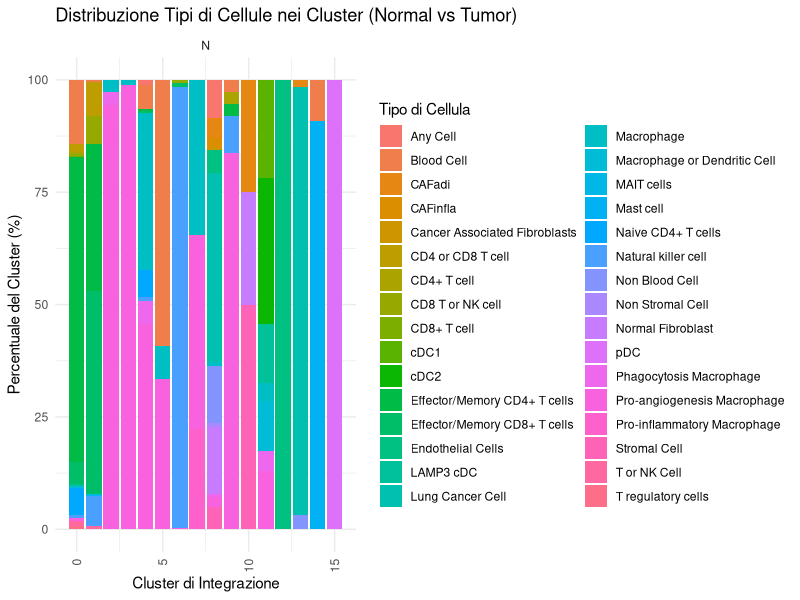
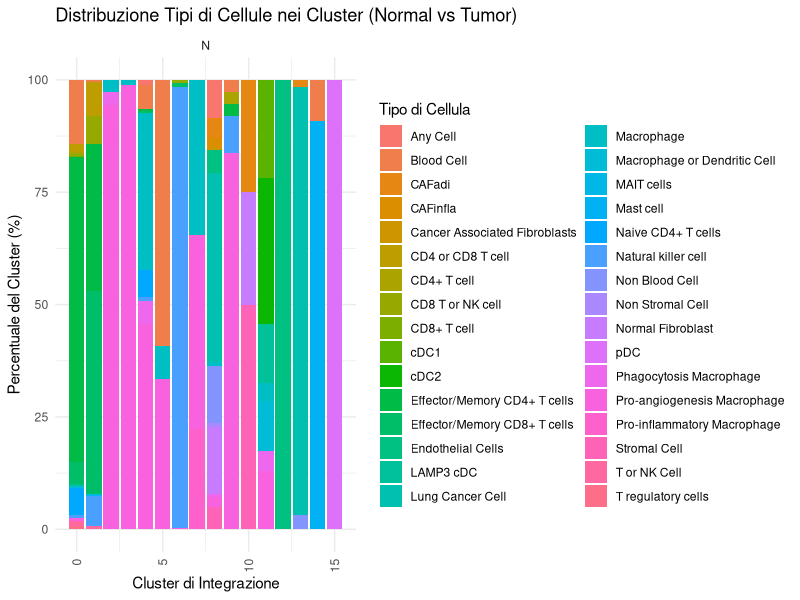

R code for these plots, in order:
#EX1: Filter, summarize, and group bulk counts. 

# Carico i pacchetti che useremo in questo esercizio
# data.table per il metodo veloce, dplyr per il metodo alternativo.
library(data.table)
library(dplyr)
library(ggplot2)

#creo gli oggetti data.table usnado la funzione "fast read"
counts_dt <- fread("data/bulk_counts_long.csv")
metadata_dt <- fread("data/sample_metadata.csv")
# creo anche le variabili per usare data.frame
counts_df <- as.data.frame(counts_dt)
metadata_df <- as.data.frame(metadata_dt)
# guardo le prime righe per essere sicura che sia tutt a posto
print("Dati dei conteggi:")
head(counts_df)

print("Dati dei metadati:")
head(metadata_df)

#Approccio con data.frame
time_df_ex1 <- system.time({
#uniamo le due tabelle usando come punto di incontro le righe con lo stesso id per unire le condizioni (nel file metadata) e il file con i risultati degli esperimenti
  merged_df <- merge(counts_df, metadata_df, by = "sample_id")
  #filtriamo per tenere solo le cose richieste
  filtered_df <- subset(merged_df, condition == "treated" & grepl("^GENE_00", gene))
  #raggrupiamo e calcoliamo media e mediana
  summary_df_ex1 <- aggregate(count ~ gene, data = filtered_df, FUN = function(x) { c(mean_count = mean(x), median_count = median(x))
})
})
print("--- Risultato con data.frame (Esercizio 1) ---")
head(summary_df_ex1)
print(time_df_ex1)

#Approccio con data.table
#impostiamo una chiave che ordina fisicamente la tabella in base alla colonna specifica e crea un indice
time_dt_ex1 <- system.time({
  setkey(counts_dt, sample_id)
  setkey(metadata_dt, sample_id)
#uniamo le tabelle
  merged_dt <- metadata_dt[counts_dt]
#filtriamo e calcoliamo le statistiche in un solo comando
  summary_dt_ex1 <- merged_dt[condition == "treated" & grepl("^GENE_00", gene), 
                            .(mean_count = mean(count), median_count = median(count)), 
                            by = gene] 
})

print("--- Risultato con data.table (Esercizio 1) ---")
head(summary_dt_ex1)
 print(time_dt_ex1)

#Approccio consigliato: dplyr 
time_dplyr_ex1 <- system.time({ 
 summary_dplyr_ex1 <- counts_df %>%
   # 1. Uniamo le tabelle
   left_join(metadata_df, by = "sample_id") %>%
   # 2. Filtriamo le righe 
   filter(condition == "treated", grepl("^GENE_00", gene)) %>%
   # 3. Raggruppiamo i dati per gene in modo tale che l'operazione sia fatta per ogni gene
   group_by(gene) %>%
   # 4. Calcoliamo media e mediana con summarise()
   summarise(
     mean_count = mean(count),
     median_count = median(count)
   )
 
 })
print("--- Risultato con dplyr (Esercizio 1) ---")
head(summary_dplyr_ex1)
print(time_dplyr_ex1)

#EX2: Add QC-style derived columns without copying.
#approccio con data.table
counts_dt_ex2 <- copy(counts_dt)
time_dt_ex2 <- system.time({
  # Aggiungiamo le due colonne in un unico comando, usando l'operatore `:=`.
  counts_dt_ex2[, ':=' (log2_count = log2(count + 1),
                        high = count > 100)]
  #sovrascriviamo la colonna "high"
  counts_dt_ex2[, high := count > median(count), by = gene]
  
})

print("--- Risultato con data.table (Esercizio 2) ---")
head(counts_dt_ex2)
print(time_dt_ex2)

#Approccio con data.frame (in questo caso ogni volta che aggiungaimo una colonna si crea automaticamene una copia dell'intera tabella)

counts_df_ex2 <- counts_df
time_df_ex2 <- system.time({
  
  # Aggiungiamo una colonna log2_count. Usiamo count + 1 per evitare log(0) che non è definito.
  counts_df_ex2$log2_count <- log2(counts_df_ex2$count + 1)
  # Aggiungiamo la colonna 'high' con la soglia fissa > 100
  counts_df_ex2$high <- counts_df_ex2$count > 100
  
  # Calcoliamo la mediana dei conteggi per ogni gene
  median_by_gene_df <- aggregate(count ~ gene, data = counts_df_ex2, FUN = median)
  colnames(median_by_gene_df) <- c("gene", "median_count")
  # Vediamo com'è fatta questa tabella riassuntiva
  print("Tabella delle mediane per gene:")
  head(median_by_gene_df)
  dim(median_by_gene_df)
  # Uniamo la tabella originale con la nostra tabella delle mediane
  counts_with_median_df <- merge(counts_df_ex2, median_by_gene_df, by = "gene")
  
  # Diamo una sbirciatina per vedere la nuova colonna "median_count"
  print("Tabella originale con la mediana di gruppo aggiunta:")
  head(counts_with_median_df)
  dim(counts_with_median_df)
  # Sovrascriviamo la colonna 'high' facendo un semplice confronto riga per riga
  counts_with_median_df$log2_count <- log2(counts_with_median_df$count + 1)
  counts_with_median_df$high <- counts_with_median_df$count > counts_with_median_df$median_count
  print("--- Risultato finale con aggregate + merge (Esercizio 2) ---")
  head(counts_with_median_df)
})

# Stampiamo le prime righe del risultato e il tempo impiegato
print("--- Risultato con data.frame (Esercizio 2) ---")
head(counts_df_ex2)
print(time_df_ex2)

#Approccio con dplyr
time_dplyr_ex2 <- system.time({
  #aggiungiamo le due nuove colonne
  counts_dplyr_ex2 <- counts_df %>%
  mutate(
    log2_count = log2(count + 1),
    high = count > 100
  ) %>%
  #raggruppiamo per gene
  group_by(gene) %>%
  #sovrascriviamo la colonna high, essendo i dati raggruppati per gene la meida vienen calcolata per ogni gruppo di geni
  mutate(high = count > median(count))
})
print("--- Risultato con dplyr (Esercizio 2) ---")
head(counts_dplyr_ex2)
print(time_dplyr_ex2)

#Ex3. Speed up joins/lookups. 
#approccio con data.table
counts_dt <- fread("data/bulk_counts_long.csv")
metadata_dt <- fread("data/sample_metadata.csv")
#3.1 Join
time_dt_ex3a <- system.time({
  # 1. Impostiamo le chiavi (ordiniamo le tabelle)
  setkey(counts_dt, sample_id)
  setkey(metadata_dt, sample_id)
  #eseguiamo il join
  merged_dt_ex3 <- metadata_dt[counts_dt]
})

print("--- Risultato con data.table (Task 3.1: Join) ---")
head(merged_dt_ex3)
print(time_dt_ex3a)

#3.2 Benchmark
#Prima di impostare l'indice
time_dt_ex3b_before <- system.time({
  #chiediamo di cercare un particolare gene per capire quanto ci impiega senza indice
  subset_dt_before <- counts_dt[gene == "GENE_0091" & sample_id == "S24"]
})
print("--- Risultato con data.table (Task 3.2: Ricerca PRIMA dell'indice) ---")
print(subset_dt_before)
print(time_dt_ex3b_before)
#dopo aver creato l'indice 
setindex(counts_dt, gene, sample_id)
time_dt_ex3b_after <- system.time({
  subset_dt_after <- counts_dt[gene == "GENE_0091" & sample_id == "S24"]
  #ora data.table usa l'indice per trovare le righe istantaneamente
})
print("--- Risultato con data.table (Task 3.2: Ricerca DOPO) ---")
print(subset_dt_after)
print(time_dt_ex3b_after)

#approccio con data.frame
#3.1 Join
time_df_ex3a <- system.time({
  # merge() deve cercare ogni sample_id di counts_df dentro metadata_df
  merged_df_ex3 <- merge(counts_df, metadata_df, by = "sample_id")
})

print("--- Risultato con data.frame (Task 3.1: Join) ---")
head(merged_df_ex3)
print(time_df_ex3a)

#3.2 Benchmark (con data.frame in realtà non puoi mettere l'indice)
time_df_ex3b <- system.time({
  # R base deve scansionare tutte le 12.000 righe per trovare quelle che ci servono
  subset_df_ex3 <- subset(counts_df, gene == "GENE_0091" & sample_id == "S24")
})

print("--- Risultato con data.frame (Task 3.2: Ricerca) ---")
print(subset_df_ex3)
print(time_df_ex3b)

#approccio con dplyr
#3.1 Join
time_dplyr_ex3a <- system.time({
  merged_dplyr_ex3 <- left_join(counts_df, metadata_df, by = "sample_id")
})

print("--- Risultato con dplyr (Task 3.1: Join) ---")
head(merged_dplyr_ex3)
print(time_dplyr_ex3a)
#3.2 Benchmark: uso filter ma non metto un vero e proprio indice 
time_dplyr_ex3b <- system.time({
  subset_dplyr_ex3 <- filter(counts_df, gene == "GENE_0091", sample_id == "S24")
})

print("--- Risultato con dplyr (Task 3.2: Ricerca) ---")
print(subset_dplyr_ex3)
print(time_dplyr_ex3b)

#Ex4. Annotate counts with sample and patient info. 

#approccio con data.table
#4.1 
counts_dt_ex4 <- copy(counts_dt)
metadata_dt_ex4 <- copy(metadata_dt)
#impostiamo la chiave sulla copia che ho fatto e uniamo i due file
time_dt_ex4a <- system.time({
  setkey(counts_dt_ex4, sample_id)
  setkey(metadata_dt_ex4, sample_id)
  merged_dt_ex4 <- metadata_dt_ex4[counts_dt_ex4]
  # Raggruppiamo per 'patient_id' e calcoliamo la somma
  summary_dt_ex4 <- merged_dt_ex4[, .(total_count = sum(count)), by = patient_id]

})

print("--- Risultato con data.table (Task 4.1: Totali per Paziente) ---")
head(summary_dt_ex4)
print(time_dt_ex4a)

#4.2  
time_dt_ex4b <- system.time({
  #calcoliamo la media per gene e condizione
  avg_dt_ex4b <- merged_dt_ex4[, .(avg_count = mean(count)), by = .(condition, gene)]
  #oridianmo le righe dal più grande al più piccolo e per ogni gruppo prendo le prime 10 righe
  summary_dt_ex4b <- avg_dt_ex4b[order(-avg_count), head(.SD, 10), by = condition]
  
})

print("--- Risultato con data.table (Task 4.2) ---")
print(summary_dt_ex4b)
print(time_dt_ex4b)

#approccio con data.frame
#4.1
counts_df_ex4 <- counts_df
metadata_df_ex4 <- metadata_df
time_df_ex4a <- system.time({
  #unimao aggreghiamo per paziente e calcoliamo la somma
  merged_df_ex4 <- merge(counts_df_ex4, metadata_df_ex4, by = "sample_id")
  summary_df_ex4a <- aggregate(count ~ patient_id, data = merged_df_ex4, FUN = sum)
  #rinominiamo la colonna per chiarezza
  colnames(summary_df_ex4a) <- c("patient_id", "total_count")
})

print("--- Risultato con data.frame (Task 4.1: Totali per Paziente) ---")
head(summary_df_ex4a)
print(time_df_ex4a)
#4.2
time_df_ex4b <- system.time({
  #calcoliamo la media per gene e per condizione
  avg_df_ex4b <- aggregate(count ~ gene + condition, data = merged_df_ex4, FUN = mean)
  #dividiamo la tabella in una lista con trattati e controlli  
  split_df_ex4b <- split(avg_df_ex4b, avg_df_ex4b$condition)
  #per ogni tabella nella lista ordinamo e prendiamo le prime 10
  top10_list_ex4b <- lapply(split_df_ex4b, function(x) {
    x_ordered <- x[order(x$count, decreasing = TRUE), ]
    head(x_ordered, 10)
  })
  # Rimettiamo insieme la lista
  summary_df_ex4b <- do.call(rbind, top10_list_ex4b)
  
})

print("--- Risultato con data.frame (Task 4.2: Top 10 per Condizione) ---")
print(head(summary_df_ex4b, 5))
print(tail(summary_df_ex4b, 5))
print(time_df_ex4b)

#approccio con dplyr
#4.1
counts_df_ex4a <- counts_df
metadata_df_ex4a <- metadata_df
time_dplyr_ex4a <- system.time({
  summary_dplyr_ex4a <- counts_df_ex4a %>%
    left_join(metadata_df_ex4a, by = "sample_id") %>%
    group_by(patient_id) %>%
    summarise(total_count = sum(count))
  
})
print("--- Risultato con dplyr (Task 4.1: Totali per Paziente) ---")
head(summary_dplyr_ex4a)
print(time_dplyr_ex4a)

#4.2
counts_df_ex4b <- counts_df
metadata_df_ex4b <- metadata_df
time_dplyr_ex4b <- system.time({
  summary_dplyr_ex4b <- counts_df_ex4b %>% 
    left_join(metadata_df_ex4b, by = "sample_id") %>%
    group_by(condition, gene) %>%
    #riduciamo i dati ad una singola riga con summarise, creiamo una nuova colonna con la media (viene chiesto di trovare la media per ogni singolo gene, per questo raggruppiamo per gene e per condizione)
    summarise(avg_count = mean(count), .groups = 'drop') %>%
    #con drop togliamo il vecchio raggruppamento perchè ora devo trovare i 10 geni più alti per ogni condizione)
    group_by(condition) %>%
    #prendiamo la parte con i valori più alti
    slice_max(order_by = avg_count, n = 10) %>%
    #per le due condizioni ordiniamo i 10 geni in modo decrescente
    arrange(condition, desc(avg_count))
})

print("--- Risultato con dplyr (Task 4.2: Top 10 per Condizione) ---")
print(summary_dplyr_ex4b)
print(time_dplyr_ex4b)

#EX.5:Classify values against reference intervals. 
#carichiamo i file che ci servono 

master_labs_dt <- fread("data/clinical_labs.csv")
master_ranges_dt <- fread("data/lab_reference_ranges.csv")

# Creiamo le versioni in data.frame
master_labs_df <- as.data.frame(master_labs_dt)
master_ranges_df <- as.data.frame(master_ranges_dt)

#approccio con data.frame 
labs_df_ex5 <- master_labs_df
ranges_df_ex5 <- master_ranges_df

time_df_ex5 <- system.time({
  #---Task 1---
  #data.frame non ha un non-equi-join diretto quindi procediamo con un classico merge usando la colonna lab_id
  merged_df_ex5 <- merge(labs_df_ex5, ranges_df_ex5, by = "lab")
  #creiamo una colonna chiamata status e assegnamo ad ongi singola riga il valore "out of range"
  merged_df_ex5$status <- "out_of_range"
  #creiamo un indice logico che contenga le colonne che hanno il valore sia maggiore/uguale al lower_bound che minore uguale all'upper_buond, il risultato è un vettore con valore T/F se è nomrale o fuori range
  is_normal <- merged_df_ex5$value >= merged_df_ex5$lower_bound & 
    merged_df_ex5$value <= merged_df_ex5$upper_bound
  #ora sostituiamo il valore out of range con normal solo nelle rige TRUE
  merged_df_ex5$status[is_normal] <- "normal"
  #---Task 2---
  #creiamo una tabella che riporta i risultati "out of range"
  abnormal_df_ex5 <- subset(merged_df_ex5, status == "out_of_range")
  #raggruppiamo i dati per patient_id usando la tabella con solo i risultati anormali
  summary_patient_df_ex5 <- aggregate(value ~ patient_id, data = abnormal_df_ex5, FUN = length)
  #rinominimao le colonne per chiarezza
  colnames(summary_patient_df_ex5) <- c("patient_id", "abnormal_count")
  #raggruppaimo e calcoliamo gli anormali per lab_id invece che per patient _id
  summary_lab_df_ex5 <- aggregate(value ~ lab, data = abnormal_df_ex5, FUN = length)
  colnames(summary_lab_df_ex5) <- c("lab", "abnormal_count")
})

print("--- Risultato con data.frame (Esercizio 5) ---")
print("Classificazione (prime 5 righe):")
head(merged_df_ex5, 5)
print("Conteggio per paziente (prime 5 righe):")
head(summary_patient_df_ex5, 5)
print("Conteggio per esame (prime 5 righe):")
head(summary_lab_df_ex5, 5)
print(time_df_ex5)

#Approccio con data.table: devo creare una tabella semplificata che tolga il sesso del pazinete dai ranges (data.table se no si ferma con un errore "Join results in 640 rows." dato dal fatto che ci sono due intervalli M e F per lo stesso lab)
#Creiamo una nuova tabella di riferimento "semplice"
ranges_simple_dt <- master_ranges_dt[, .(
  lower = mean(lower),
  upper = mean(upper )
), by = lab]

print("--- Tabella di riferimento semplificata creata ---")
head(ranges_simple_dt)

time_dt_ex5 <- system.time({
  labs_dt_ex5 <- copy(master_labs_dt)
  ranges_dt_ex5 <- copy(ranges_simple_dt)
  setkey(labs_dt_ex5, lab)
  setkey(ranges_dt_ex5, lab)
  #eseguiamo il join
  labeled_dt_ex5 <- ranges_dt_ex5[labs_dt_ex5]
  #creiamo la colonna status che ha due opzioni
  labeled_dt_ex5[, status := ifelse(value >= lower & value <= upper, 
                                    "normal", 
                                    "out_of_range")]

  #creiamo ora una tabella con gli anormali
  abnormal_dt_ex5 <- labeled_dt_ex5[status == "out_of_range"]
  #creiamo la tabella sommaria e calcoliamo il numero di righe
  summary_patient_dt_ex5 <- abnormal_dt_ex5[, .(abnormal_count = .N), by = patient_id]
  summary_lab_dt_ex5 <- abnormal_dt_ex5[, .(abnormal_count = .N), by = lab]
})

print("--- Risultato con data.table (Esercizio 5) ---")
print("Classificazione (prime 5 righe):")
head(labeled_dt_ex5, 5)
print("Conteggio per paziente (prime 5 righe):")
head(summary_patient_dt_ex5, 5)
print("Conteggio per esame (prime 5 righe):")
head(summary_lab_dt_ex5, 5)
print(time_dt_ex5)

#EX 6: Nearest-time matching of vitals to lab draws. 
#carichiamo i file che ci servono
master_vitals_dt <- fread("data/vitals_time_series.csv")
#convertiamo le colonne da testo in data/ora
master_labs_dt[, time_iso := as.POSIXct(time_iso)]
master_vitals_dt[, time_iso := as.POSIXct(time_iso)]

#Approccio con data.table (in data.frame non esiste ls funzione rolling_join, ho provato a farlo ma non riesco perchè il codice è troppo complesso)
time_dt_ex6 <- system.time({
  labs_dt_ex6 <- copy(master_labs_dt)
  vitals_dt_ex6 <- copy(master_vitals_dt)
  #rimodelliamo la colonna value 
  vitals_wide_dt_ex6 <- dcast(vitals_dt_ex6, 
                              patient_id + time_iso ~ vital, 
                              value.var = "value")
  labs_dt_ex6[, lab_time := time_iso]
 
   # --- Task 1: Rolling Join ---
  
  # 1. Impostiamo le chiavi su ENTRAMBE le colonne (paziente e tempo)
  setkey(vitals_dt_ex6, patient_id, time_iso)
  setkey(labs_dt_ex6, patient_id, time_iso)
  #2. Eseguiamo il join: Per ogni riga in 'labs_dt_ex6' (i), trova la riga più vicina
  # in 'vitals_dt_ex6' (x) che abbia lo stesso 'patient_id'.
  joined_dt_ex6 <- vitals_wide_dt_ex6[labs_dt_ex6, roll = "nearest"]
  
  # --- Task 2: Calcolo Time Lag ---
  
  # Creiamo la colonna del time lag per riferimento
  joined_dt_ex6[, time_lag_minutes := as.numeric(difftime(lab_time, time_iso, units = "mins"))]
  
  # --- Task 3: Correlazione ---
  
  # Filtriamo per 'CRP' e calcoliamo la correlazione per paziente
  summary_dt_ex6 <- joined_dt_ex6[lab == "CRP",    #prendiamo solo le righe dove lab= CPR
                                  .(
                                    cor_HR = cor(HR, value, use = "pairwise.complete.obs"), #nuova colonna in cui applichaimo la funzione cor per calcolare la correlazione
                                    cor_SBP = cor(SBP, value, use = "pairwise.complete.obs"),
                                    n_obs = .N # Contiamo anche quante osservazioni, ci dice su quanti punti si basa la nostra correlazione.
                                  ), 
                                  by = patient_id] #dividiamo tutto per paziente
  
})
print("--- Risultato con data.table (Esercizio 6) ---")
print("Join al tempo più vicino (prime 5 righe):")
# Stampiamo le colonne chiave per vedere il join
print(joined_dt_ex6[1:5, .(patient_id, lab, time_iso, time_lag_minutes, HR, SBP, value)])
print("Correlazione CRP (prime 5 righe):")
head(summary_dt_ex6, 5)
print(time_dt_ex6)

#EX 7: Slice genomics windows efficiently. 
master_peaks_dt <- fread("data/atac_peaks.bed.csv")
master_peaks_df <- as.data.frame(master_peaks_dt)

#Approccio con data.frame
time_df_ex7 <- system.time({
  peaks_df_ex7 <- master_peaks_df
  # --- Task 1: Filtrare i picchi ---
  # Usiamo subset() per filtrare le righe in base a 3 condizioni
  filtered_df_ex7 <- subset(peaks_df_ex7, 
                            chr == "chr2" & 
                              start >= 2000000 & 
                              start <= 4000000)
  # --- Task 2: Ordinare e prendere i Top 50 ---
  #ordinaimo in ordine decrescente sulla colonna score
  ordered_df_ex7 <- filtered_df_ex7[order(filtered_df_ex7$score, decreasing = TRUE), ]
  #Prendiamo le prime 50 righe
  summary_df_ex7 <- head(ordered_df_ex7, 50)
  
})
print("--- Risultato con data.frame (Esercizio 7) ---")
print("Top 50 picchi su chr2 (prime 5 righe):")
head(summary_df_ex7, 5)
print(time_df_ex7)

#Approccio con data.table
time_dt_ex7 <- system.time({
  peaks_dt_ex7 <- copy(master_peaks_dt)
  # --- Task 1: Filtrare i picchi ---
  filtered_dt_ex7 <- peaks_dt_ex7[chr == "chr2" & 
                                    start >= 2000000 & 
                                    start <= 4000000]
  # --- Task 2: Ordinare e prendere i Top 50 ---
  setorder(filtered_dt_ex7, -score)
  summary_dt_ex7 <- head(filtered_dt_ex7, 50)
  
})

print("--- Risultato con data.table (Esercizio 7) ---")
print("Top 50 picchi su chr2 (prime 5 righe):")
head(summary_dt_ex7, 5)
print(time_dt_ex7)

#EX 8: Multi-column operations per group
#Approccio con data.frame
time_df_ex8 <- system.time({
  counts_df_ex8 <- counts_df
  metadata_df_ex8 <- metadata_df
  merged_df_ex8 <- merge(counts_df_ex8, metadata_df_ex8, by = "sample_id")
  #--- Task 1: Calcoliamo le statistiche ---
  stats_df_ex8 <- aggregate(count ~ gene + condition, data = merged_df_ex8, 
                            FUN = function(x) {
                              c(
                                mean = mean(x),
                                median = median(x),
                                Q1 = quantile(x, 0.25),
                                Q3 = quantile(x, 0.75)
                              )
                            })
  #ora abbiamo ottenuto una colonna "count" che è una matrice, dobbiamo quindi spacchettarla
  stats_unpacked_df <- do.call(data.frame, stats_df_ex8)
  #rimodelliamo da lungo a largo per avere le due medie sulla stessa riga 
  # Vogliamo 'gene' come riga e 'condition' come colonna
  wide_df_ex8 <- reshape(stats_unpacked_df, 
                         idvar = "gene",                # Le righe sono i geni
                         timevar = "condition",         # Le colonne derivano da 'condition'
                         direction = "wide")            # Vogliamo un formato largo
  # --- Task 2: Filtriamo i geni ---
  # Teniamo solo le righe dove la media 'treated' > media 'control'
  summary_df_ex8 <- subset(wide_df_ex8, 
                           count.mean.treated > count.mean.control & 
                             !is.na(count.mean.treated) & 
                             !is.na(count.mean.control))
  
})
print("--- Risultato con data.frame (Esercizio 8) ---")
print("Geni dove treated > control (prime 5 righe, solo colonne media):")
head(summary_df_ex8[, c("gene", "count.mean.treated", "count.mean.control")], 5)
print(time_df_ex8)

#Approccio con data.table
time_dt_ex8 <- system.time({
  counts_dt_ex8 <- copy(counts_dt)
  metadata_dt_ex8 <- copy(metadata_dt)
  #uniamo i dati
  setkey(counts_dt_ex8, sample_id)
  setkey(metadata_dt_ex8, sample_id)
  merged_dt_ex8 <- metadata_dt_ex8[counts_dt_ex8]
  # --- Task 1: calcoliamo le statistiche ---
  
  stats_dt_ex8 <- merged_dt_ex8[, .(
    mean_count = mean(count),
    median_count = median(count),
    q1_count = quantile(count, 0.25),
    q3_count = quantile(count, 0.75)
  ), 
  by = .(gene, condition)] #raggruppando per gene e condizione
  #Rimodelliamo (Pivot) da Lungo a Largo
  wide_dt_ex8 <- dcast(stats_dt_ex8, 
                       gene ~ condition, 
                       value.var = c("mean_count", "median_count", "q1_count", "q3_count")) #quali colonne allargare
  # --- Task 2: Filtriamo i geni ---
  summary_dt_ex8 <- wide_dt_ex8[mean_count_treated > mean_count_control]
  
})

print("--- Risultato con data.table (Esercizio 8) ---")
print("Geni dove treated > control (prime 5 righe, solo colonne media):")
head(summary_dt_ex8[, .(gene, mean_count_treated, mean_count_control)], 5)
print(time_dt_ex8)

#EX 9: Go Wide, to Long, to Wide
master_wide_dt <- fread("data/bulk_counts_wide.csv")
master_wide_df <- as.data.frame(master_wide_dt)

#Approccio con data.frame
time_df_ex9 <- system.time({
  
  wide_df_ex9 <- master_wide_df
  metadata_df_ex9 <- metadata_df
  
  # --- Task 1: Da Largo a Lungo ---
  # Otteniamo i nomi delle colonne che devono essere "fuse" (tutte tranne 'gene')
  sample_columns <- colnames(wide_df_ex9)[-1]
  long_df_ex9 <- reshape(wide_df_ex9,
                         direction = "long",             # Vogliamo un formato lungo
                         varying = sample_columns,       # Le colonne da fondere
                         v.names = "count",              # Nome della nuova colonna per i valori
                         idvar = "gene",                 # Colonna(e) da mantenere fisse
                         timevar = "sample_id",          # Nome della nuova colonna per i nomi
                         times = sample_columns)         # I valori da mettere in 'sample_id'
  # --- Task 2: Aggiungere Totali (e unire i metadati) ---
  # Aggiungiamo i totali per campione
  long_df_ex9$sample_total <- ave(long_df_ex9$count, 
                                  long_df_ex9$sample_id, 
                                  FUN = sum)
  # Uniamo i metadati
  merged_df_ex9 <- merge(long_df_ex9, metadata_df_ex9, by = "sample_id")
  
  # --- Task 3: Da Lungo a Largo (di nuovo) ---
  #Calcoliamo la media per gene E per condizione
  mean_df_ex9 <- aggregate(count ~ gene + condition, 
                           data = merged_df_ex9, 
                           FUN = mean)
  #usiamo di nuovo il reshape
  summary_df_ex9 <- reshape(mean_df_ex9,
                            direction = "wide",
                            idvar = "gene",
                            timevar = "condition",
                            v.names = "count")
  # Puliamo i nomi delle colonne (es. da "count.treated" a "treated")
  colnames(summary_df_ex9) <- gsub("count\\.", "", colnames(summary_df_ex9))
  
})

print("--- Risultato con data.frame (Esercizio 9) ---")
print("Tabella finale Gene ~ Condition (prime 5 righe):")
head(summary_df_ex9, 5)
print(time_df_ex9)

#Approccio con data.table
time_dt_ex9 <- system.time({
  wide_dt_ex9 <- copy(master_wide_dt)
  metadata_dt_ex9 <- copy(metadata_dt)
  
  # --- Task 1: Da Largo a Lungo ---
  long_dt_ex9 <- melt(wide_dt_ex9,
                      id.vars = "gene",               # Colonna da mantenere fissa
                      variable.name = "sample_id",    # Nome della nuova colonna per i nomi
                      value.name = "count")           # Nome della nuova colonna per i valori
  # --- Task 2: Aggiungere Totali (e unire i metadati) ---
  
  # Aggiungiamo i totali, raggruppando per sample_id
  long_dt_ex9[, sample_total := sum(count), by = sample_id]
  # Uniamo i metadati per ottenere la 'condition'
  setkey(long_dt_ex9, sample_id)
  setkey(metadata_dt_ex9, sample_id)
  merged_dt_ex9 <- metadata_dt_ex9[long_dt_ex9]
  # --- Task 3: Da Lungo a Largo (di nuovo) ---
  #usiamo dcast che può calcolare la media E rimodellare in un unico comando
  summary_dt_ex9 <- dcast(merged_dt_ex9,
                          gene ~ condition,         # Formula: righe ~ colonne
                          value.var = "count",      # Colonna da usare per i valori
                          fun.aggregate = mean)     # Funzione da applicare (calcola la media)
  
})

print("--- Risultato con data.table (Esercizio 9) ---")
print("Tabella finale Gene ~ Condition (prime 5 righe):")
head(summary_dt_ex9, 5)
print(time_dt_ex9)

#EX 10: ATAC-to-gene mapping
#Approccio con data.frame
master_genes_dt <- fread("data/gene_annotation.bed.csv")
master_genes_df <- as.data.frame(master_genes_dt)

time_df_ex10 <- system.time({
  
  peaks_df_ex10 <- master_peaks_df
  genes_df_ex10 <- master_genes_df
  # --- Task 1: Trovare le sovrapposizioni ---
  # facciamo un join cartesiano per cromosoma
  merged_df_ex10 <- merge(peaks_df_ex10, genes_df_ex10, by = "chr")
  #Filtriamo la tabella enorme per trovare le vere sovrapposizioni
  #Usiamo i suffissi .x (per i picchi) e .y (per i geni) che merge() crea
  overlaps_df_ex10 <- subset(merged_df_ex10, 
                             start.x < end.y & end.x > start.y)
 
  # --- Task 2: Contare i picchi per gene ---
  # Usiamo 'aggregate' con 'length' per contare
  count_df_ex10 <- aggregate(peak_id ~ gene,      #peak_id.x' (una colonna qualsiasi dei picchi) per contare 
                             data = overlaps_df_ex10, 
                             FUN = length)
  colnames(count_df_ex10) <- c("gene_id", "peak_count")
  
  # --- Task 3 & 4: Calcolare overlap e trovare i Top 20 ---
  #Calcoliamo la lunghezza della sovrapposizione per ogni riga
  overlaps_df_ex10$overlap_len <- pmin(overlaps_df_ex10$end.x, overlaps_df_ex10$end.y) - 
    pmax(overlaps_df_ex10$start.x, overlaps_df_ex10$start.y)
  
  #Sommiamo la lunghezza totale per gene
  overlap_sum_df_ex10 <- aggregate(overlap_len ~ gene, 
                                   data = overlaps_df_ex10, 
                                   FUN = sum)
  colnames(overlap_sum_df_ex10) <- c("gene_id", "total_overlap_bp")
  
  #Ordiniamo per trovare i top 20
  ordered_df_ex10 <- overlap_sum_df_ex10[order(overlap_sum_df_ex10$total_overlap_bp, 
                                               decreasing = TRUE), ]
  summary_df_ex10 <- head(ordered_df_ex10, 20)
  
})

print("--- Risultato con data.frame (Esercizio 10) ---")
print("Conteggio picchi per gene (prime 5 righe):")
head(count_df_ex10, 5)
print("Top 20 geni per sovrapposizione (prime 5 righe):")
head(summary_df_ex10, 5)
print(time_df_ex10)

#approccio con data.table
time_dt_ex10 <- system.time({
  peaks_dt_ex10 <- copy(master_peaks_dt)
  genes_dt_ex10 <- copy(master_genes_dt)
  
  # --- Task 1: Trovare le sovrapposizioni ---
  
  #Impostiamo le chiavi per il join
  setkey(peaks_dt_ex10, chr, start, end)
  setkey(genes_dt_ex10, chr, start, end)
  
  #Usiamo foverlaps()
  overlaps_dt_ex10 <- foverlaps(peaks_dt_ex10,
                                genes_dt_ex10,
                                type = "any",
                                which = FALSE)
  setnames(overlaps_dt_ex10, 
           c("start", "end", "i.start", "i.end"), 
           c("peak_start", "peak_end", "gene_start", "gene_end"))
  
  # --- Task 2: Contare i picchi per gene ---ù
  count_dt_ex10 <- overlaps_dt_ex10[, .N, by = gene]
  setnames(count_dt_ex10, "N", "peak_count")
  
  # --- Task 3 & 4: Calcolare overlap e trovare i Top 20 ---
  
  #Calcoliamo la lunghezza della sovrapposizione
  overlaps_dt_ex10[, overlap_len := pmin(peak_end, gene_end) - 
                     pmax(peak_start, gene_start)]
  #Sommiamo la lunghezza totale per gene
  overlap_sum_dt_ex10 <- overlaps_dt_ex10[, .(total_overlap_bp = sum(overlap_len)), 
                                          by = gene]
  
  #Ordiniamo per trovare i top 20
  setorder(overlap_sum_dt_ex10, -total_overlap_bp)
  summary_dt_ex10 <- head(overlap_sum_dt_ex10, 20)
  
})

print("--- Risultato con data.table (Esercizio 10) ---")
print("Conteggio picchi per gene (prime 5 righe):")
head(count_dt_ex10, 5)
print("Top 20 geni per sovrapposizione (prime 5 righe):")
head(summary_dt_ex10, 5)
print(time_dt_ex10)

#EX 11: Map SNPs to genes

master_variants_dt <- fread("data/variants.csv")
master_variants_df <- as.data.frame(master_variants_dt)

#Approccio con data.frame
#I nostri geni sono intervalli (start, end), ma le varianti sono punti singoli (pos)
#Dobbiamo "convertire" i punti delle varianti in intervalli di 1 coppia di basi (1bp)
time_df_ex11 <- system.time({
  variants_df_ex11 <- master_variants_df
  genes_df_ex11 <- master_genes_df
  
  # --- Task 1: Creare intervalli e trovare sovrapposizioni ---
  
  #Convertiamo le posizioni (pos) in intervalli (start/end) 
  variants_df_ex11$start <- variants_df_ex11$pos
  variants_df_ex11$end <- variants_df_ex11$pos
  # Rinominiamo le colonne dei geni per evitare conflitti e facciamo il join cartesiano
  colnames(genes_df_ex11) <- c("chr", "gene_start", "gene_end", "gene")
  merged_df_ex11 <- merge(variants_df_ex11, genes_df_ex11, by = "chr")
  
  # 3. Filtriamo per trovare le sovrapposizioni (variante DENTRO il gene)
  overlaps_df_ex11 <- subset(merged_df_ex11, 
                             start >= gene_start & end <= gene_end)
  # --- Task 2: Sintesi delle varianti HIGH ---
  
  #Filtriamo solo per impatto "HIGH"
  high_impact_df_ex11 <- subset(overlaps_df_ex11, impact == "HIGH")
  
  #contiamo quante varianti HIGH ha ogni gene
  summary_gene_df_ex11 <- aggregate(impact ~ gene, 
                                    data = high_impact_df_ex11, 
                                    FUN = length)
  colnames(summary_gene_df_ex11) <- c("gene", "high_impact_count")
  #contiamo quante varianti HIGH ha ogni campione
  summary_sample_df_ex11 <- aggregate(impact ~ sample_id, 
                                      data = high_impact_df_ex11, 
                                      FUN = length)
  colnames(summary_sample_df_ex11) <- c("sample_id", "high_impact_count")
  
  # --- Task 3: Geni con varianti HIGH in TUTTI i campioni ---
  
  #Troviamo il numero totale di campioni presenti nel file
  num_all_samples <- length(unique(variants_df_ex11$sample_id))
  
  #Contiamo per ogni gene, in quanti campioni unici appare
  gene_sample_count_df <- aggregate(sample_id ~ gene, 
                                    data = high_impact_df_ex11, 
                                    FUN = function(x) length(unique(x)))
  
  #Filtriamo per i geni dove il conteggio è uguale al totale
  summary_all_samples_df <- subset(gene_sample_count_df, sample_id == num_all_samples)
  colnames(summary_all_samples_df)[2] <- "unique_sample_count"
  
})

print("--- Risultato con data.frame (Esercizio 11) ---")
print("Sintesi per gene (prime 5 righe):")
head(summary_gene_df_ex11, 5)
print("Sintesi per campione (prime 5 righe):")
head(summary_sample_df_ex11, 5)
print("Geni con varianti HIGH in tutti i campioni (prime 5 righe):")
head(summary_all_samples_df, 5)
print(time_df_ex11)

#Approccio con data.table
time_dt_ex11 <- system.time({
  variants_dt_ex11 <- copy(master_variants_dt)
  genes_dt_ex11 <- copy(master_genes_dt)
  
  # --- Task 1: Creare intervalli e trovare sovrapposizioni ---
  
  # 1. Convertiamo 'pos' in intervalli start/end 
  variants_dt_ex11[, ':=' (start = pos, end = pos)]
  
  # 2. Impostiamo le chiavi per l'overlap join
  setkey(variants_dt_ex11, chr, start, end)
  setkey(genes_dt_ex11, chr, start, end)
  overlaps_dt_ex11 <- foverlaps(variants_dt_ex11, 
                                genes_dt_ex11, 
                                type = "within",  # trova varianti che sono DENTRO i geni
                                which = FALSE)    # Restituisci le colonne
  # Rinominiamo le colonne dei geni per chiarezza
  setnames(overlaps_dt_ex11, c("start", "end", "i.start", "i.end"), 
           c("variant_start", "variant_end", "gene_start", "gene_end"))
 
  # --- Task 2: Sintesi delle varianti HIGH ---
  
  #Filtriamo per impatto "HIGH"
  high_impact_dt_ex11 <- overlaps_dt_ex11[impact == "HIGH"]
  
  #contiamo le righe (.N) raggruppando per 'gene'
  summary_gene_dt_ex11 <- high_impact_dt_ex11[, .(high_impact_count = .N), by = gene]
  
  #contiamo le righe (.N) raggruppando per 'sample_id'
  summary_sample_dt_ex11 <- high_impact_dt_ex11[, .(high_impact_count = .N), by = sample_id]
  
  # --- Task 3: Geni con varianti HIGH in TUTTI i campioni ---
  
  #Troviamo il numero totale di campioni
  num_all_samples <- uniqueN(variants_dt_ex11$sample_id)
  
  #Contiamo i campioni UNICI (uniqueN) per ogni gene
  gene_sample_count_dt <- high_impact_dt_ex11[, .(unique_sample_count = uniqueN(sample_id)), 
                                              by = gene]
  
  #Filtriamo per i geni dove il conteggio è uguale al totale
  summary_all_samples_dt <- gene_sample_count_dt[unique_sample_count == num_all_samples]
  
})

print("--- Risultato con data.table (Esercizio 11) ---")
print("Sintesi per gene (prime 5 righe):")
head(summary_gene_dt_ex11, 5)
print("Sintesi per campione (prime 5 righe):")
head(summary_sample_dt_ex11, 5)
print("Geni con varianti HIGH in tutti i campioni (prime 5 righe):")
head(summary_all_samples_dt, 5)
print(time_dt_ex11)

#EX 12: Combine cohorts safely
master_cohortA_dt <- fread("data/cohortA_samples.csv")
master_cohortB_dt <- fread("data/cohortB_samples.csv")
master_cohortA_df <- as.data.frame(master_cohortA_dt)
master_cohortB_df <- as.data.frame(master_cohortB_dt)

#Approccio con data.frame

time_df_ex12 <- system.time({
  cohortA_df_ex12 <- master_cohortA_df
  cohortB_df_ex12 <- master_cohortB_df
  counts_df_ex12 <- counts_df
  
  # --- Task 1: Combinare le Coorti ---
  
  #Troviamo tutti i nomi di colonna unici da entrambe le tabelle
  all_cols <- union(names(cohortA_df_ex12), names(cohortB_df_ex12))
  
  #Aggiungiamo le colonne mancanti a Coorte A (riempite con NA)
  missing_cols_A <- setdiff(all_cols, names(cohortA_df_ex12))
  if (length(missing_cols_A) > 0) {
    cohortA_df_ex12[missing_cols_A] <- NA
  }
  
  #Aggiungiamo le colonne mancanti a Coorte B (riempite con NA)
  missing_cols_B <- setdiff(all_cols, names(cohortB_df_ex12))
  if (length(missing_cols_B) > 0) {
    cohortB_df_ex12[missing_cols_B] <- NA
  }
  combined_df_ex12 <- rbind(cohortA_df_ex12[, all_cols], cohortB_df_ex12[, all_cols])
  
  # --- Task 2: Ordinare ---
  combined_df_ex12 <- combined_df_ex12[order(combined_df_ex12$cohort, 
                                             combined_df_ex12$condition, 
                                             combined_df_ex12$sample_id), ]
 
  # --- Task 3: Analisi dei Top 100 Geni ---
  
  #Troviamo i 100 geni più variabili (usando la varianza 'var')
  gene_vars_df <- aggregate(count ~ gene, data = counts_df_ex12, FUN = var)
  gene_vars_df <- gene_vars_df[order(gene_vars_df$count, decreasing = TRUE), ]
  top_100_genes <- head(gene_vars_df$gene, 100)
  
  #Filtriamo i conteggi per tenere solo quei geni
  filtered_counts_df <- subset(counts_df_ex12, gene %in% top_100_genes)
  
  #Uniamo i conteggi filtrati con le coorti
  merged_df_ex12 <- merge(filtered_counts_df, combined_df_ex12, by = "sample_id")
  
  #Calcoliamo la media per coorte, condizione e gene
  summary_df_ex12 <- aggregate(count ~ cohort + condition + gene, 
                               data = merged_df_ex12, 
                               FUN = mean)
  
})

print("--- Risultato con data.frame (Esercizio 12) ---")
print("Media conteggi Top 100 Geni (prime 5 righe):")
head(summary_df_ex12, 5)
print(time_df_ex12)

#Approccio con data.table
time_dt_ex12 <- system.time({
  cohortA_dt_ex12 <- copy(master_cohortA_dt)
  cohortB_dt_ex12 <- copy(master_cohortB_dt)
  counts_dt_ex12 <- copy(counts_dt)
  
  # --- Task 1: Combinare le Coorti ---
  cohort_list <- list(cohortA_dt_ex12, cohortB_dt_ex12)
  combined_dt_ex12 <- rbindlist(cohort_list, use.names = TRUE, fill = TRUE)
  
  # --- Task 2: Ordinare ---
  setorder(combined_dt_ex12, cohort, condition, sample_id)
  
  # --- Task 3: Analisi dei Top 100 Geni ---
  
  #Calcoliamo la varianza
  gene_vars_dt <- counts_dt_ex12[, .(gene_var = var(count)), by = gene]
  setorder(gene_vars_dt, -gene_var, na.last = TRUE) # Gestiamo gli NA del 'var' mettendoli al fondo della lista
  top_100_genes <- head(gene_vars_dt$gene, 100)
  
  #Filtriamo i conteggi
  filtered_counts_dt <- counts_dt_ex12[gene %in% top_100_genes]
  
  # Rimuoviamo le righe dove sample_id è NA PRIMA di setkey
  combined_dt_ex12 <- combined_dt_ex12[!is.na(sample_id)]
  # Uniamo i conteggi filtrati con le coorti
  setkey(filtered_counts_dt, sample_id)
  setkey(combined_dt_ex12, sample_id)
  
  # Usiamo nomatch=0L per essere sicuri, rimuove anche da filtered_counts_dt
  # eventuali sample_id che non sono in combined_dt_ex12
  merged_dt_ex12 <- filtered_counts_dt[combined_dt_ex12, nomatch = 0L] 
  
  #Calcoliamo la media per coorte, condizione e gene
  summary_dt_ex12 <- merged_dt_ex12[, .(mean_count = mean(count)), 
                                    by = .(cohort, condition, gene)]
  
})

print("--- Risultato con data.table (Esercizio 12) ---")
head(summary_dt_ex12, 5)
print(time_dt_ex12)

# --- FINAL REVISION ---
#Approccio con data.frame
master_clusters_dt <- fread("data/annotated_GSM3516673_normal_annotated_GSM3516672_tumor_SeuratIntegration.csv")
master_cell_types_dt <- fread("data/nt_combined_clustering.output.csv")

master_clusters_df <- as.data.frame(master_clusters_dt)
master_cell_types_df <- as.data.frame(master_cell_types_dt)

# 1. Soluzione con data.frame
time_df_final <- system.time({
  
  clusters_df <- master_clusters_df
  cell_types_df <- master_cell_types_df
  
  #Passaggio di pulixia dei due file per fare sì che le cellule siano annotate allo stesso modo
  # Sostituiamo "_X_." (con il punto) con un singolo "."
  clusters_df$cell <- gsub(pattern = "_X_\\.", replacement = ".", x = clusters_df$cell)
  
  # --- Task 1: Creare e salvare il file combinato ---
  merged_df_final <- merge(clusters_df, cell_types_df, by = "cell")
  
  write.csv(merged_df_final, "final_task1_combined_df.csv", row.names = FALSE)
  
  # --- Task 2: Creare e salvare il conteggio per cluster ---
  counts_df_final <- aggregate(cell ~ integration_cluster + cell_type, 
                               data = merged_df_final, 
                               FUN = length)
  colnames(counts_df_final)[3] <- "cell_count"
  
  write.csv(counts_df_final, "final_task2_counts_per_cluster_df.csv", row.names = FALSE)
  
  # --- Task 3: Creare e salvare la tabella riassuntiva N vs T ---
  summary_long_df <- aggregate(cell ~ integration_cluster + cell_type + sample_type, 
                               data = merged_df_final, 
                               FUN = length)
  colnames(summary_long_df)[4] <- "cell_count"
  
  summary_wide_df_final <- reshape(summary_long_df,
                                   idvar = c("integration_cluster", "cell_type"),
                                   timevar = "sample_type",
                                   direction = "wide")
  
  colnames(summary_wide_df_final) <- gsub("cell_count\\.", "", colnames(summary_wide_df_final))
  summary_wide_df_final[is.na(summary_wide_df_final)] <- 0
  
  write.csv(summary_wide_df_final, "final_task3_summary_N_vs_T_df.csv", row.names = FALSE)
  
})

print("--- Risultato con data.frame (Final Revision) ---")
head(merged_df_final, 5)
print(time_df_final)

#Approccio con data.table
time_dt_final <- system.time({
  
  clusters_dt <- copy(master_clusters_dt)
  cell_types_dt <- copy(master_cell_types_dt)
  
  #Pulizia
  # Sostituiamo "_X_." con "."
  clusters_dt[, cell := gsub(pattern = "_X_\\.", replacement = ".", x = cell)]
  
  # --- Task 1: Creare e salvare il file combinato ---
  setkey(clusters_dt, cell)
  setkey(cell_types_dt, cell)
  merged_dt_final <- clusters_dt[cell_types_dt, nomatch = 0L]  # nomatch=0L tiene solo le cellule in comune
  
  fwrite(merged_dt_final, "final_task1_combined_dt.csv")
  
  # --- Task 2: Creare e salvare il conteggio per cluster ---
  counts_dt_final <- merged_dt_final[, .(cell_count = .N), 
                                     by = .(integration_cluster, cell_type)]
  
  fwrite(counts_dt_final, "final_task2_counts_per_cluster_dt.csv")
  
  # --- Task 3: Creare e salvare la tabella riassuntiva N vs T ---
  summary_wide_dt_final <- dcast(merged_dt_final,                           # Usiamo dcast() per contare e rimodellare in un unico comando
                                 integration_cluster + cell_type ~ sample_type,           # righe ~ colonne
                                 fun.aggregate = length,       #calcola il conteggio
                                 value.var = "cell",
                                 fill = 0)     #riempie gli NA con 0
  
  fwrite(summary_wide_dt_final, "final_task3_summary_N_vs_T_dt.csv")
  
})

print("--- Risultato con data.table (Final Revision) ---")
head(merged_dt_final, 5)
print(time_dt_final)
# --- Task 4 & 5  ---
# 1. Creiamo la tabella "lunga" di conteggi (simile al Task 3 di data.frame)
summary_long_dt <- merged_dt_final[, .(cell_count = .N),
                                   by = .(integration_cluster, cell_type, sample_type)]

# 2. Calcoliamo la percentuale "per riferimento" (:=)
#    La sintassi 'by=.(...)' calcola sum(cell_count) all'interno di ogni
#    gruppo (cluster, sample_type) e usa quel totale per calcolare la %
#    Questa tabella ci serve come punto di partenza per il plot e le percentuali
summary_long_dt[, percentage := (cell_count / sum(cell_count)) * 100, 
                by = .(integration_cluster, sample_type)]

print("Tabella con % Normalizzata (data.table):")
head(summary_long_dt, 5)
final_plot_dt <- ggplot(summary_long_dt, 
                        aes(x = integration_cluster, y = percentage, fill = cell_type)) +    #definisce gli assi
  geom_bar(stat = "identity", position = "stack") +                    ## "stat='identity'" usa il valore 'y' (percentage) come altezza, "position='stack'" impila le barre (i tipi di cellule)
  facet_wrap(~ sample_type) +
  labs(title = "Distribuzione Tipi di Cellule nei Cluster (Normal vs Tumor)",
       x = "Cluster di Integrazione",
       y = "Percentuale del Cluster (%)",
       fill = "Tipo di Cellula") +
  theme_minimal() +
  theme(axis.text.x = element_text(angle = 90, vjust = 0.5, hjust=1))

# Stampiamo il grafico
print(final_plot_dt)

# Salviamo il grafico
ggsave("final_plot_dt.png", final_plot_dt, width = 10, height = 6)
